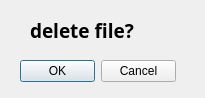
<?xml version="1.0" encoding="UTF-8"?>
<ui version="4.0">
 <class>DeleteDialog</class>
 <widget class="QDialog" name="DeleteDialog">
  <property name="geometry">
   <rect>
    <x>0</x>
    <y>0</y>
    <width>205</width>
    <height>98</height>
   </rect>
  </property>
  <property name="windowTitle">
   <string>DeleteDialog</string>
  </property>
  <widget class="QDialogButtonBox" name="buttonBox">
   <property name="geometry">
    <rect>
     <x>20</x>
     <y>60</y>
     <width>156</width>
     <height>23</height>
    </rect>
   </property>
   <property name="standardButtons">
    <set>QDialogButtonBox::Cancel|QDialogButtonBox::Ok</set>
   </property>
  </widget>
  <widget class="QLabel" name="label">
   <property name="geometry">
    <rect>
     <x>30</x>
     <y>10</y>
     <width>151</width>
     <height>41</height>
    </rect>
   </property>
   <property name="font">
    <font>
     <family>Lucida Sans Typewriter</family>
     <pointsize>14</pointsize>
     <weight>75</weight>
     <bold>true</bold>
    </font>
   </property>
   <property name="text">
    <string>delete file?</string>
   </property>
  </widget>
 </widget>
 <layoutdefault spacing="6" margin="11"/>
 <resources/>
 <connections/>
</ui>
